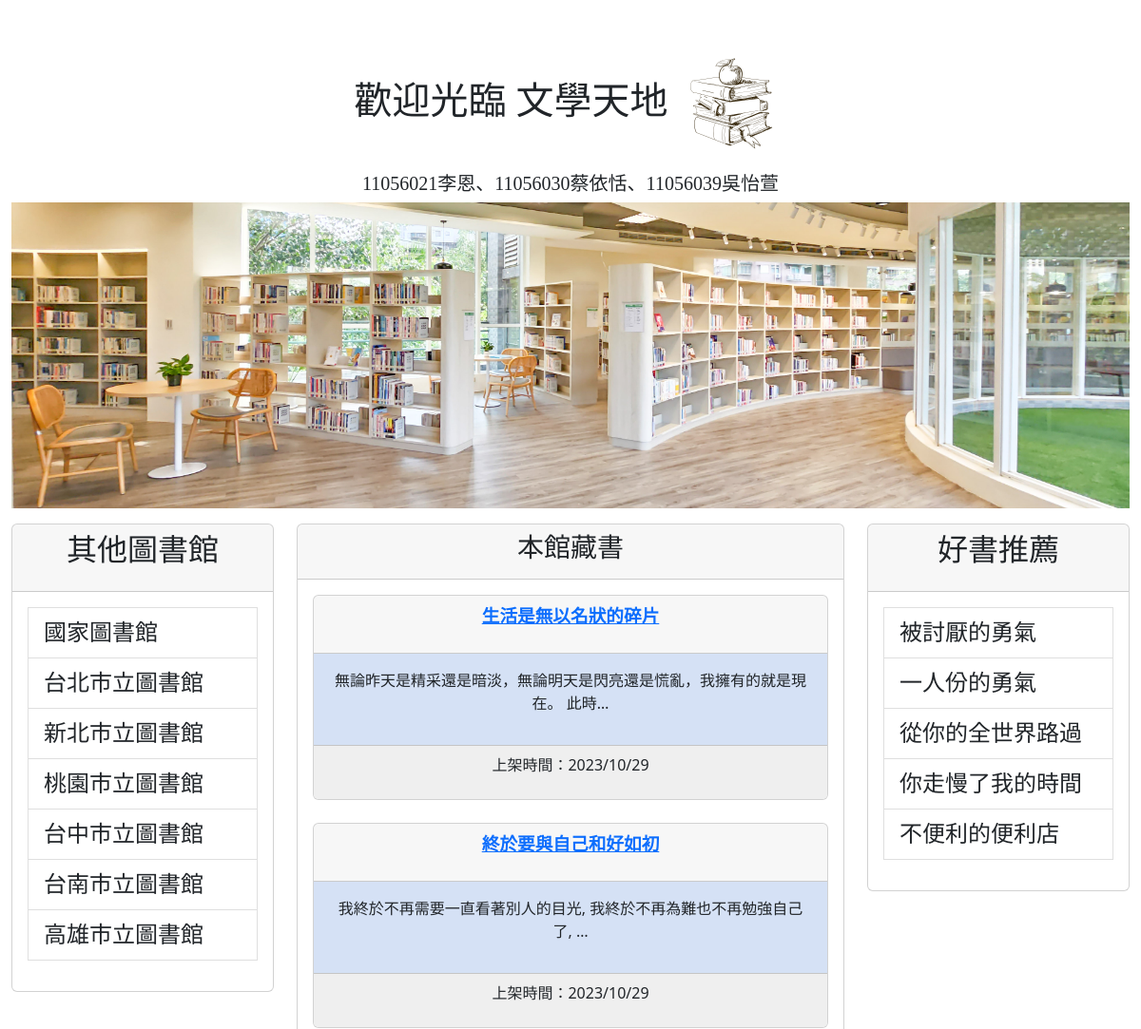
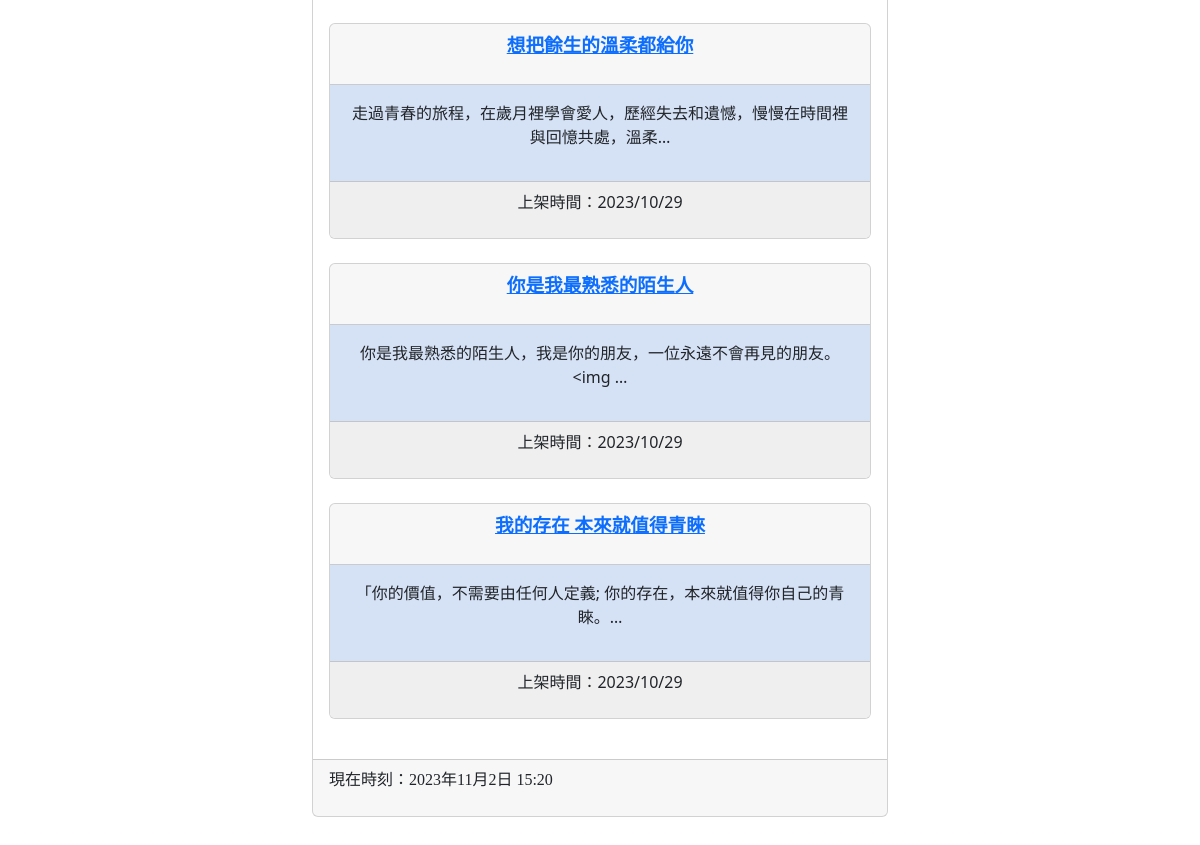
The app's page /, older data (2 pictures, top to bottom).
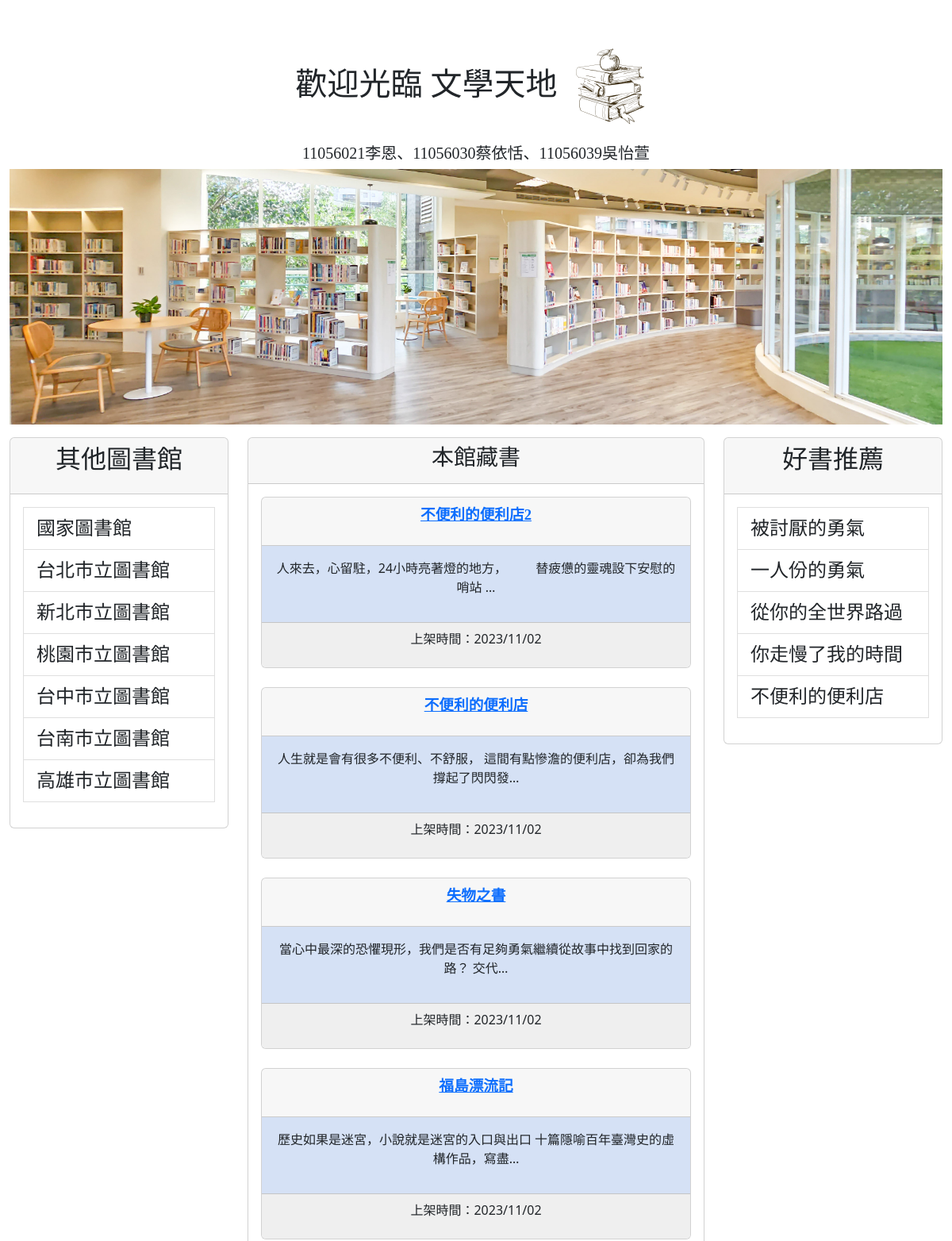
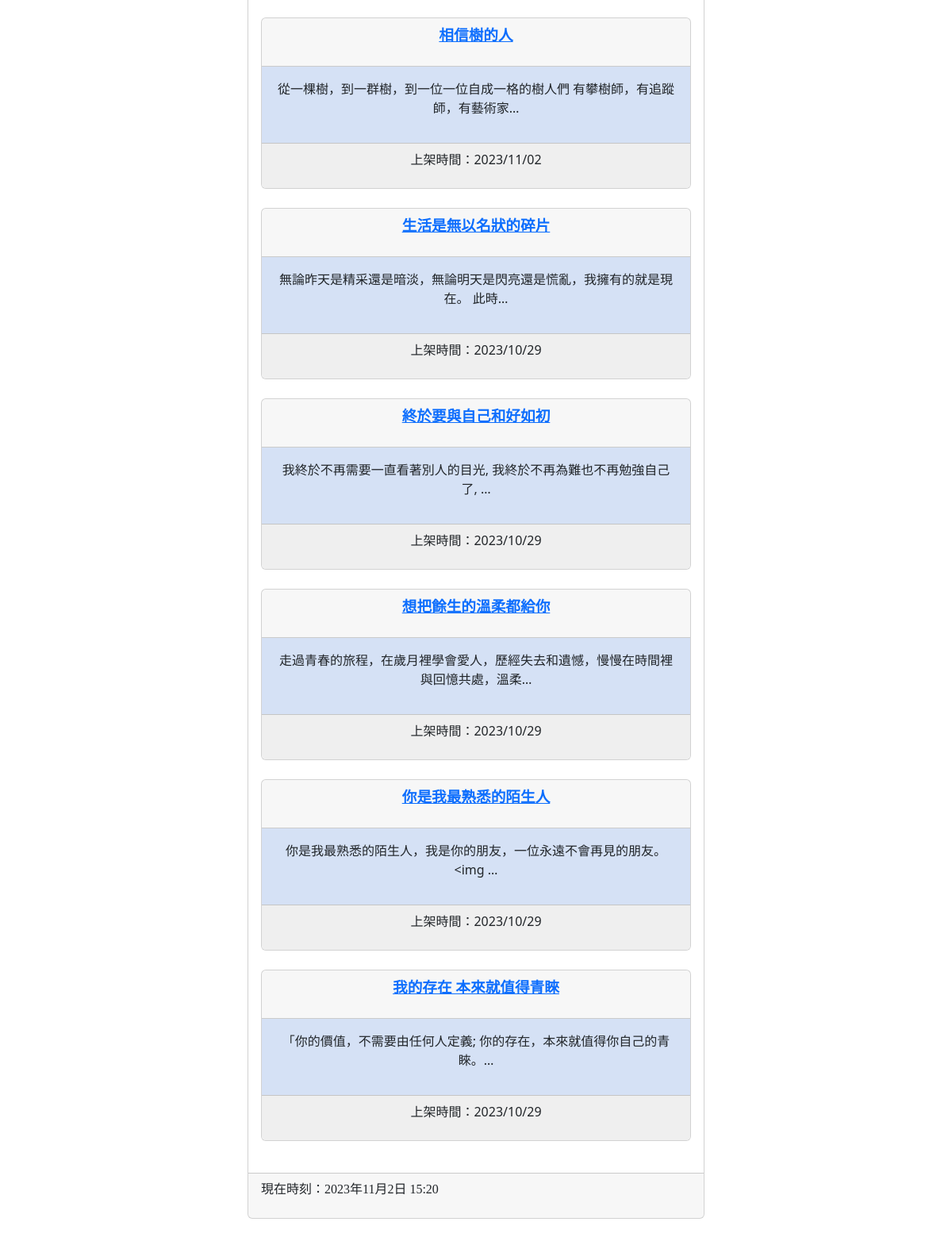
The same page, newer data (2 pictures, top to bottom).
### mysite/models.py (models this page shows, shortened)
class Post(models.Model):
    title = models.CharField(max_length=200)
    slug = models.CharField(max_length=200)
    body = models.TextField()
    pub_date = models.DateTimeField(auto_now_add=True)
    class Meta:
        ordering = ('-pub_date',)

### mysite/views.py (the view)
# urls.py: path('',mv.homepage,name='homepage'),
def homepage(request):
    posts=Post.objects.all()
    now=datetime.now()
    return render(request,'index.html',locals())

### templates/index.html (shortened to what this page needs)
{% extends 'base copy.html' %}
{% block headmessage %}
    <h3 style='font-family:標楷體;'><center>本館藏書</center></a>
{% endblock %}
{% block content %}
{% for post in posts %}
<center>
    <div class='card' >
        <div class='card-header'>
            <p style='font-family:標楷體;font-size:14pt;font-weight:bold;font-color:#cccccc;'>
                <a href='/post/{{post.slug}}'>{{ post.title }}</a>
            </p>
        </div>
        <div class='card-body' style='background-color:rgb(213, 225, 245)'>
            <p>
            {{ post.body | truncatechars:40 }}
            </p>
        </div>
        <div class='card-footer'  style='background-color:#efefef'>
            <p>
                上架時間：{{ post.pub_date | date:"Y/m/d"}}
            </p>
        </div>
    </div>
    <br>
</center>
    {% endfor %}
{% endblock %}

### templates/base copy.html (shortened to what this page needs)
<!DOCTYPE html>
<html class="no-js"></html>
<html lang="en"></html>
<head>
    <link href="https://cdn.jsdelivr.net/npm/bootstrap@5.2.2/dist/css/bootstrap.min.css" rel="stylesheet">
</head>
<body>
    <div class="container-fluid">
        {% include 'header.html' %}
        <div class="row">
            <div class="col-sm-3">
                <div class="card">
                    <div class="card-header">
                        <h3><center>
                            <p style='font-family:標楷體;font-size:24pt;'>
                                其他圖書館
                            </p>
                        </center></h3>
                    </div>
                    <div class="card-body">
                        <div class='list-group'>
                            <p style='font-family:標楷體;font-size:18pt;'>
                                <a href='https://www.ncl.edu.tw/' class='list-group-item'>國家圖書館</a>
                                <a href='https://tpml.gov.taipei/' class='list-group-item'>台北市立圖書館</a>
                                <a href='https://www.library.ntpc.gov.tw/' class='list-group-item'>新北市立圖書館</a>
                                <a href='https://www.typl.gov.tw/zh-tw' class='list-group-item'>桃園市立圖書館</a>
                                <a href='https://www.library.taichung.gov.tw/public/' class='list-group-item'>台中市立圖書館</a>
                                <a href='https://www.tnpl.tn.edu.tw/w5368759830002704284/index' class='list-group-item'>台南市立圖書館</a>
                                <a href='https://www.ksml.edu.tw/' class='list-group-item'>高雄市立圖書館</a>
                            </p>
                        </div>
                    </div>
                </div>
            </div>
            <div class="col-sm-6 col-md-6">
                <div class="card">
                    <div class="card-header">
                        {% block headmessage %}
                        {% endblock %}
                    </div>
                    <div class="card-body">
                        {% block content %} {% endblock %}
                    </div>
                    <div class="card-footer">
                        {% include 'footer.html' %}
                    </div>
                </div>
            </div>
            <div class="col-sm-3">
                <div class="card">
                    <div class="card-header">
                        <h3><center>
                            <p style='font-family:標楷體;font-size:24pt;'>
                                好書推薦
                            </p>
                        </center></h3>
                    </div>
                    <div class="card-body">
                        <div class='list-group'>
                            <p style='font-family:標楷體;font-size:18pt;'>
                                <a href='http://127.0.0.1:8000/post/20/' class='list-group-item'>被討厭的勇氣</a>
                                <a href='http://127.0.0.1:8000/post/17/' class='list-group-item'>一人份的勇氣</a>
                                <a href='http://127.0.0.1:8000/post/4/' class='list-group-item'>從你的全世界路過</a>
                                <a href='http://127.0.0.1:8000/post/3/' class='list-group-item'>你走慢了我的時間</a>
                                <a href='http://127.0.0.1:8000/post/b/' class='list-group-item'>不便利的便利店</a>
                            </p>
                        </div>
                    </div>
                </div>
            </div>
        </div>
        <br>
        <br>
    </div>
</body>
</html>

### templates/header.html
{% load static %}
<div class='well'>
    <br>
    <br>
    <h1 style="font-family:微軟正黑體;"><center>歡迎光臨 文學天地<img src="{% static "images/9.png" %}" height="125"></center></h1>
    <h5  style="font-family:微軟正黑體;"><center>11056021李恩、11056030蔡依恬、11056039吳怡萱</center></h5>
    <P ALIGN="left"> <img src="{% static "images/3.jpg" %}" width="100%">
</div>

### templates/footer.html
{% block footer %}
    {% if now %}
    <p style='font-family:微軟正黑體;'>現在時刻：{{ now }}</p>
    {% else %}
    <p style='font-family:微軟正黑體;'>本文內容取自網路，如有侵權請來信通知下架...</p>
    {% endif %}
{% endblock %}

Row changes from the older to the newer data that the page shows:
added Post: title "不便利的便利店2", body "人來去，心留駐，24小時亮著燈的地方， 替疲憊的靈魂設下安慰的哨站 …", pub_date "2023/11/02"
added Post: title "不便利的便利店", body "人生就是會有很多不便利、不舒服， 這間有點慘澹的便利店，卻為我們撐起了閃閃發…", pub_date "2023/11/02"
added Post: title "失物之書", body "當心中最深的恐懼現形，我們是否有足夠勇氣繼續從故事中找到回家的路？ 交代…", pub_date "2023/11/02"
added Post: title "福島漂流記", body "歷史如果是迷宮，小說就是迷宮的入口與出口 十篇隱喻百年臺灣史的虛構作品，寫盡…", pub_date "2023/11/02"
added Post: title "相信樹的人", body "從一棵樹，到一群樹，到一位一位自成一格的樹人們 有攀樹師，有追蹤師，有藝術家…", pub_date "2023/11/02"
